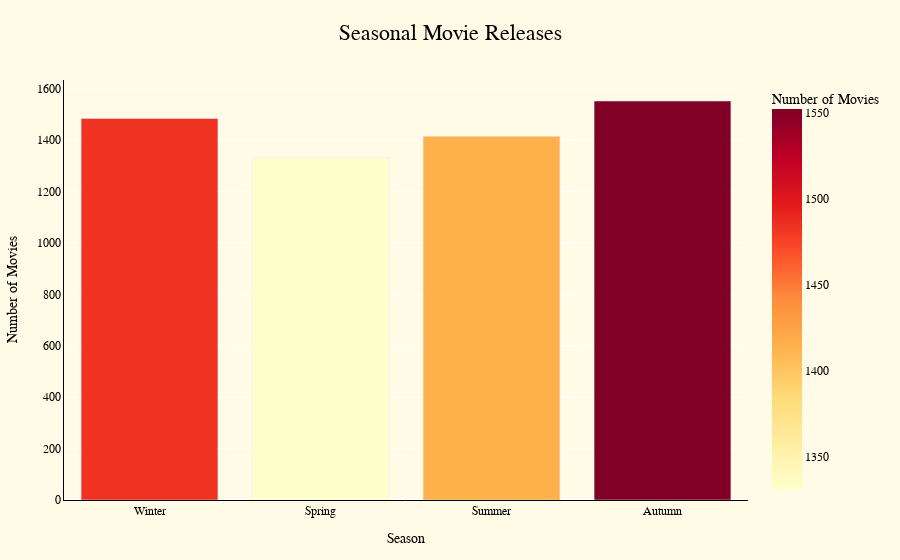

Source (notebook cell):
### Markdown cell above
### *Seasonal Movie Release Trends

### Code cell
# Map months to seasons
def assign_season(month):
    if month in [12, 1, 2]:
        return 'Winter'
    elif month in [3, 4, 5]:
        return 'Spring'
    elif month in [6, 7, 8]:
        return 'Summer'
    else:
        return 'Autumn'

# Assign season
budget_df['season'] = budget_df['release_month'].apply(assign_season)

# Group and count
seasonal_releases = (
    budget_df['season']
    .value_counts()
    .reindex(['Winter', 'Spring', 'Summer', 'Autumn'])
    .reset_index()
)
seasonal_releases.columns = ['season', 'movie_count']

# Print distribution
print("Movie Releases by Season:\n")
print(seasonal_releases.to_string(index=False))

# Plot
fig = px.bar(
    data_frame = seasonal_releases,
    x = 'season',
    y = 'movie_count',
    color = 'movie_count',
    color_continuous_scale = 'YlOrRd',
    title = 'Seasonal Movie Releases',
    labels = {'season': 'Season', 'movie_count': 'Number of Movies'}
)

fig.update_layout(
    title = dict(
        text = 'Seasonal Movie Releases',
        x = 0.5,
        xanchor = 'center',
        font = dict(size = 22, family = 'Comic Sans MS', color = 'black')
    ),

    xaxis = dict(
        title = dict(text = 'Season', font = dict(size = 14)),
        showline = True,
        linecolor = 'black'
    ),

    yaxis = dict(
        title = dict(text = 'Number of Movies', font = dict(size = 14)),
        showline = True,
        linecolor = 'black'
    ),

    font = dict(family = 'Comic Sans MS', color = 'black'),
    plot_bgcolor = '#fffbe6',
    paper_bgcolor = '#fffbe6',
    margin = dict(l = 60, r = 40, t = 80, b = 60),
    hovermode = 'x unified'
)

fig.show()

### Figure 1 — Plotly figure (JSON) as saved in the notebook; plotly's stock layout.template omitted (floating-point values rounded to 4 significant figures)
{"data": [{"hovertemplate": "Season=%{x}<br>Number of Movies=%{marker.color}<extra></extra>", "legendgroup": "", "marker": {"color": [1484, 1331, 1415, 1552], "coloraxis": "coloraxis", "pattern": {"shape": ""}}, "name": "", "orientation": "v", "showlegend": false, "textposition": "auto", "type": "bar", "x": ["Winter", "Spring", "Summer", "Autumn"], "xaxis": "x", "y": [1484, 1331, 1415, 1552], "yaxis": "y"}], "layout": {"barmode": "relative", "coloraxis": {"colorbar": {"title": {"text": "Number of Movies"}}, "colorscale": [[0, "rgb(255,255,204)"], [0.125, "rgb(255,237,160)"], [0.25, "rgb(254,217,118)"], [0.375, "rgb(254,178,76)"], [0.5, "rgb(253,141,60)"], [0.625, "rgb(252,78,42)"], [0.75, "rgb(227,26,28)"], [0.875, "rgb(189,0,38)"], [1, "rgb(128,0,38)"]]}, "font": {"color": "black", "family": "Comic Sans MS"}, "hovermode": "x unified", "legend": {"tracegroupgap": 0}, "margin": {"b": 60, "l": 60, "r": 40, "t": 80}, "paper_bgcolor": "#fffbe6", "plot_bgcolor": "#fffbe6", "title": {"font": {"color": "black", "family": "Comic Sans MS", "size": 22}, "text": "Seasonal Movie Releases", "x": 0.5, "xanchor": "center"}, "xaxis": {"anchor": "y", "domain": [0, 1], "linecolor": "black", "showline": true, "title": {"font": {"size": 14}, "text": "Season"}}, "yaxis": {"anchor": "x", "domain": [0, 1], "linecolor": "black", "showline": true, "title": {"font": {"size": 14}, "text": "Number of Movies"}}}}
